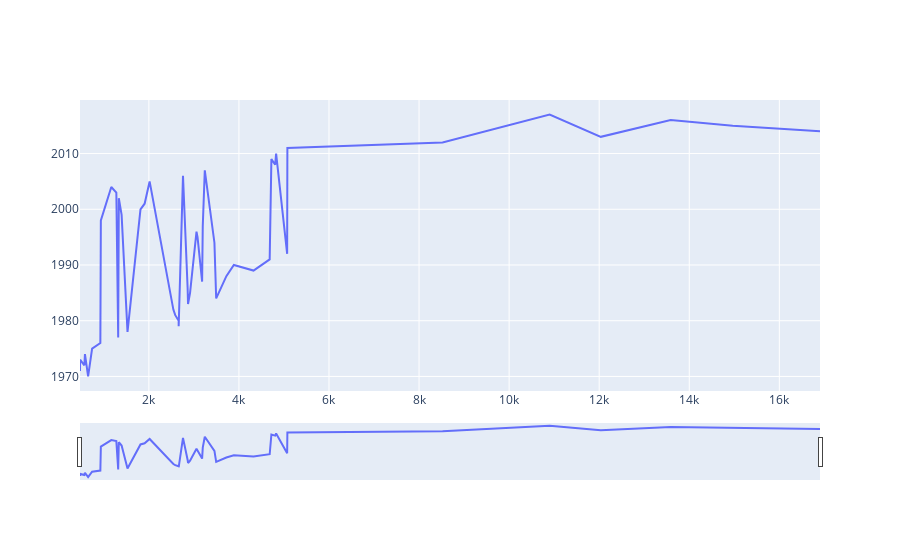

Notebook code cell kept with this figure:
### Code cell
#By the adjustable graph we can clearly differentiate the number of attacks occured every year.

plot = px.Figure(data=[px.Scatter(
    x=df['year'].value_counts(),y=df['year'].value_counts().index,
    mode='lines',)])
  
plot.update_layout(
    xaxis=dict(
        rangeselector=dict(
            buttons=list([
                dict(count=1,
                    step="day",
                    stepmode="backward"),])),
        rangeslider=dict(visible=True),))
plot.show()

#This clearly shows that the year 2014 has the highest attack count

### Figure 1 — Plotly figure (JSON) as saved in the notebook; plotly's stock layout.template omitted (floating-point values rounded to 4 significant figures)
{"data": [{"mode": "lines", "type": "scatter", "x": [16903, 14965, 13587, 12036, 10900, 8522, 5076, 5071, 4826, 4805, 4721, 4683, 4324, 3887, 3721, 3495, 3456, 3242, 3197, 3183, 3081, 3058, 2915, 2870, 2860, 2758, 2662, 2662, 2586, 2544, 2017, 1906, 1814, 1526, 1395, 1333, 1319, 1278, 1166, 934, 923, 740, 651, 581, 568, 473, 471], "y": [2014, 2015, 2016, 2013, 2017, 2012, 2011, 1992, 2010, 2008, 2009, 1991, 1989, 1990, 1988, 1984, 1994, 2007, 1997, 1987, 1995, 1996, 1985, 1983, 1986, 2006, 1979, 1980, 1981, 1982, 2005, 2001, 2000, 1978, 1999, 2002, 1977, 2003, 2004, 1998, 1976, 1975, 1970, 1974, 1972, 1973, 1971]}], "layout": {"xaxis": {"rangeselector": {"buttons": [{"count": 1, "step": "day", "stepmode": "backward"}]}, "rangeslider": {"visible": true}}}}
